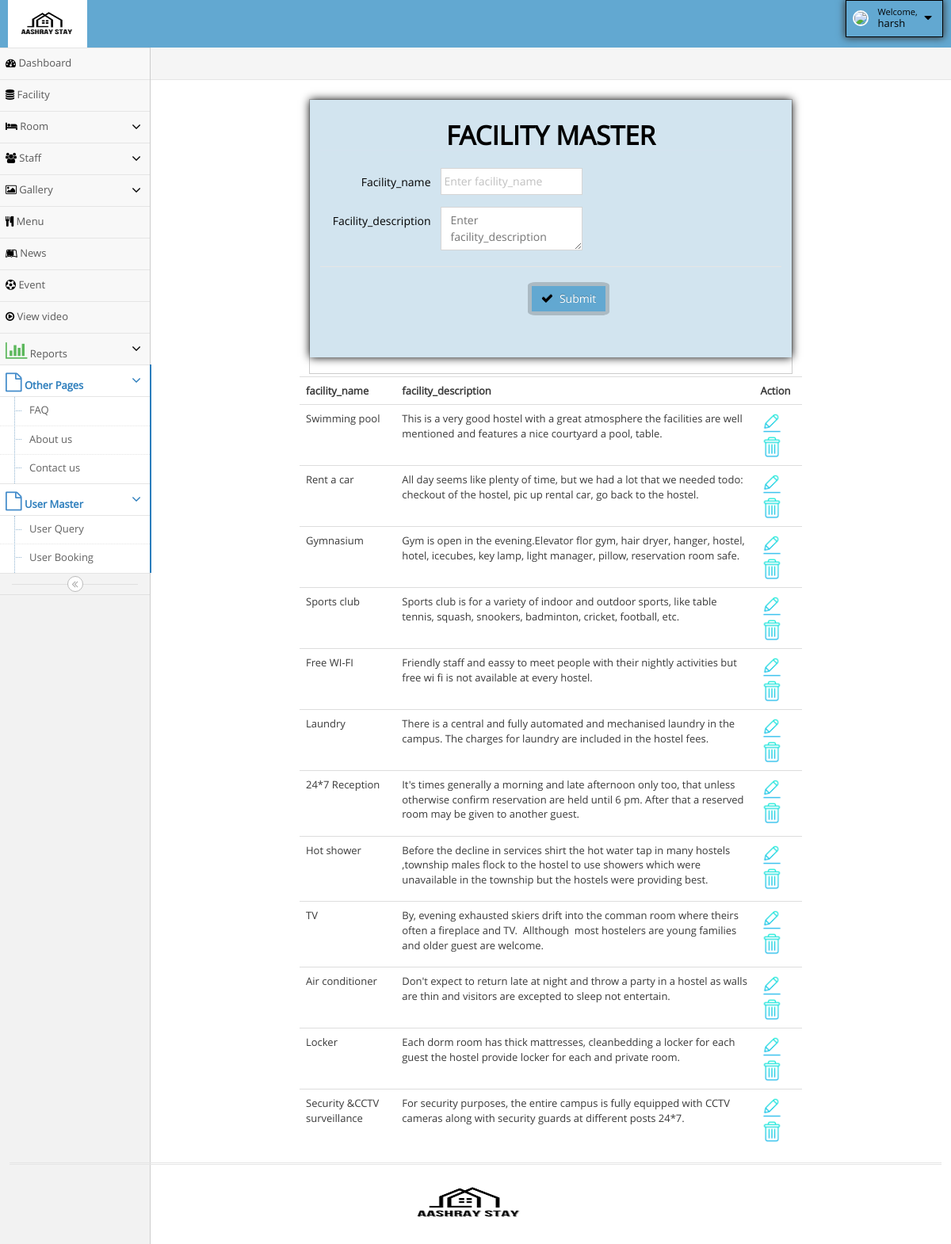
The app's page /HostelManagement_6878/admin/facility_master.php (signed in) with its own data.
### tables this page shows
CREATE TABLE IF NOT EXISTS `facility_master` (
  `fid` int NOT NULL AUTO_INCREMENT,
  `facility_name` varchar(100) NOT NULL,
  `facility_description` varchar(10000) NOT NULL,
  PRIMARY KEY (`fid`)
);

### HostelManagement_6878/admin/facility_master.php (the view, shortened to what this page needs)
<?php
  include ('hhh.php');
  include ('connect.php');
?>
<html>
<head>
<script src="https://cdn.ckeditor.com/4.22.1/standard/ckeditor.js"></script></head>
<body>
<form class="form-horizontal widget-box " role="form" method=post >
             <div class="widget-body">
										<div class="widget-main " style="background-color:#d2e4ef; border:1px solid #d2e4ef; box-shadow:0px 0px 11px 0px; color:black">
											<h1 class="header blue lighter bigger" style="text-align:center;">	<b style="color:black;" > FACILITY MASTER </b> </h1>
											<div class="space-6"></div>
    <div class="form-group">
	    <label class="col-sm-3 control-label no-padding-right" for="form-field-1"> Facility_name </label>
			<div class="col-sm-9">
				<input type="text" name="txtfacility_name" placeholder="Enter facility_name" class="col-xs-10 col-sm-5"  required />
			</div>
	</div>
    <div class="form-group">
	    <label class="col-sm-3 control-label no-padding-right" for="form-field-1"> Facility_description </label>
			<div class="col-sm-9">
        <textarea name=txtfacility_description id=txtfacility_description  placeholder="Enter facility_description" class="col-xs-10 col-sm-5" required/></textarea>
			</div>
	</div>
  <div class="clearfix form-actions">
	<div class="col-md-offset-2 col-md-9" style="text-align:center; marging-left:20%;">
		<button class="btn btn-submit" type="submit" name='btnins' style="background-color:white; border-radius:10% ">
			<i class="ace-icon fa fa-check bigger-110"></i>
				Submit
		</button>
    </div>
								</div>
							</div>
			</div>
	    	</div>
</body>
</html>
<?php
       $q=mysqli_query($con,"select * from facility_master");
       echo "<table class='table table-hover'>";
       echo "<th> facility_name";
       echo "<th> facility_description";
	   echo "<th colspan=2>Action";
       while($row=mysqli_fetch_array($q))
       {
         echo "<tr>";
         echo "<td>" .$row['facility_name'];
         echo "<td>" .$row['facility_description'];
		echo "<td colspan=2><a href=facility_master_edit.php?x=$row[0]><image src=edit.png height=30 width=30></a>";
		echo "<a href=facility_master_delete.php?x=$row[0]><image src=delete.png height=30 width=30></a>";
       echo"</tr>";
        }
        echo"</table>";
?>
<?php
  include ('fff.php');
?>

### HostelManagement_6878/admin/hhh.php (style rules this page uses)
.fa { color:black; }

### HostelManagement_6878/admin/facility_master.php (style rules this page uses)
.form-actions { background-color:#d2e4ef;; }
.btn-submit { background-color:#62A8D1 !important; }

### records on screen
facility_master: facility_name "Swimming pool", facility_description "This is a very good hostel with a great atmosphere the facilities are well mentioned and features a nice courtyard a pool, table."
facility_master: facility_name "Rent a car", facility_description "All day seems like plenty of time, but we had a lot that we needed todo: checkout of the hostel, pic up rental car, go back to the hostel."
facility_master: facility_name "Gymnasium", facility_description "Gym is open in the evening.Elevator flor gym, hair dryer, hanger, hostel, hotel, icecubes, key lamp, light manager, pillow, reservation room safe."
facility_master: facility_name "Sports club", facility_description "Sports club is for a variety of indoor and outdoor sports, like table tennis, squash, snookers, badminton, cricket, football, etc."
facility_master: facility_name "Free WI-FI", facility_description "Friendly staff and eassy to meet people with their nightly activities but free wi fi is not available at every hostel."
facility_master: facility_name "Laundry", facility_description "There is a central and fully automated and mechanised laundry in the campus. The charges for laundry are included in the hostel fees."
facility_master: facility_name "24*7 Reception", facility_description "It's times generally a morning and late afternoon only too, that unless otherwise confirm reservation are held until 6 pm. After that a reserved room may be given to another guest."
facility_master: facility_name "Hot shower", facility_description "Before the decline in services shirt the hot water tap in many hostels ,township males flock to the hostel to use showers which were unavailable in the township but the hostels were providing best."
facility_master: facility_name "TV", facility_description "By, evening exhausted skiers drift into the comman room where theirs often a fireplace and TV. Allthough most hostelers are young families and older guest are welcome."
facility_master: facility_name "Air conditioner", facility_description "Don't expect to return late at night and throw a party in a hostel as walls are thin and visitors are excepted to sleep not entertain."
facility_master: facility_name "Locker", facility_description "Each dorm room has thick mattresses, cleanbedding a locker for each guest the hostel provide locker for each and private room."
facility_master: facility_name "Security &CCTV surveillance", facility_description "For security purposes, the entire campus is fully equipped with CCTV cameras along with security guards at different posts 24*7."

### other values on screen
$_SESSION['aname'] "harsh"
